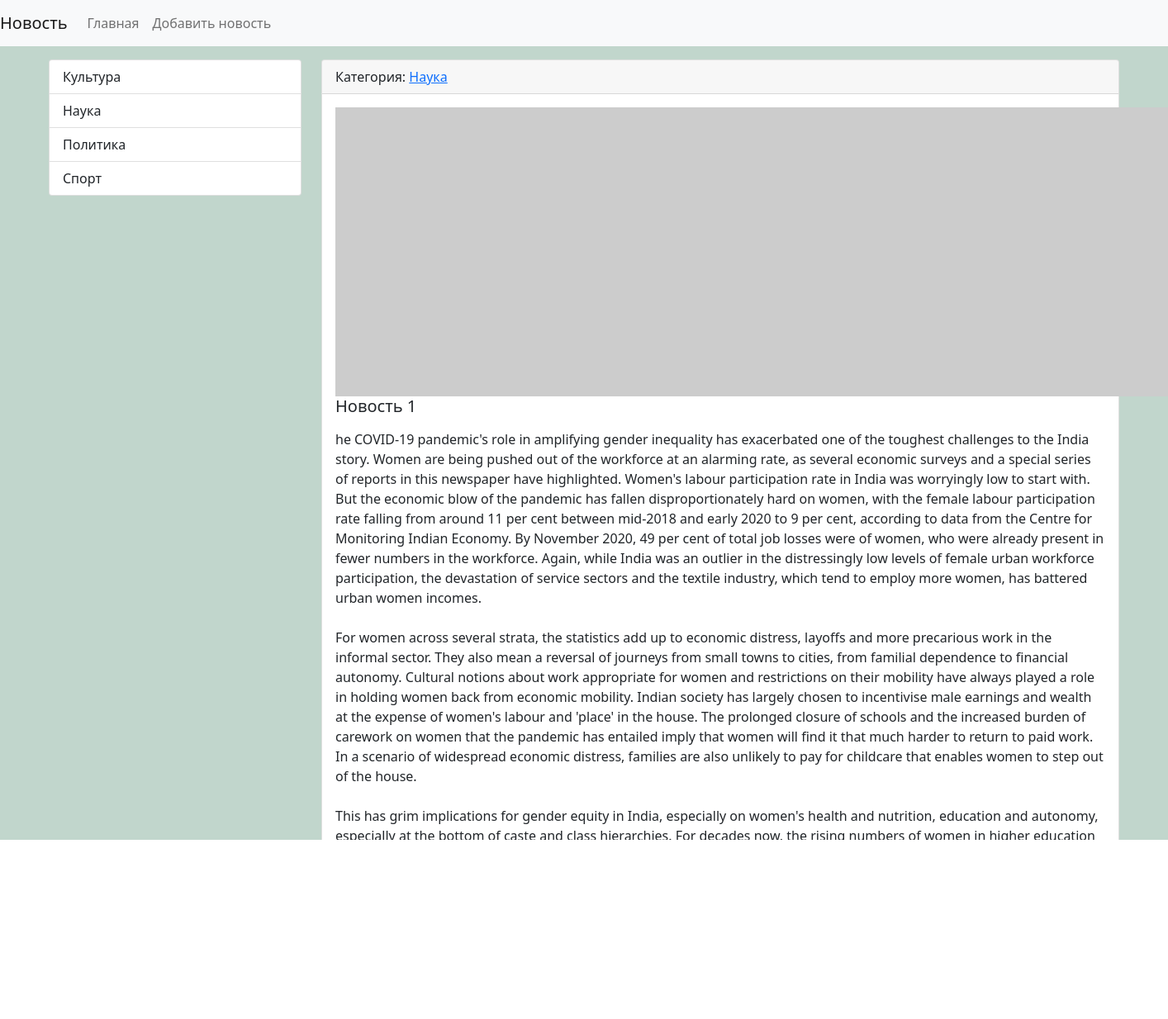
The page /news/1/ on the database its author committed.
### news/models.py (models this page shows, shortened)
class Category (models.Model):
    title = models.CharField(max_length=150, db_index=True, verbose_name='Наименование категории')
    def __str__(self):
        return self.title
    def get_absolute_url(self):#url тег только в пайтон файлов
        return reverse('category', kwargs={'category_id': self.pk})
    class Meta:
        verbose_name = 'Категория'  # вербозу_нейм можно и в apps.py использовать
        verbose_name_plural = 'Категории'
        ordering = ['title']

class News(models.Model):
    title = models.CharField(max_length=150, verbose_name='Наименование')
    content = models.TextField(blank=True, verbose_name='Контент')#blank-значит может быть пустым
    created_at = models.DateTimeField(auto_now_add=True, verbose_name='Дата публикации')
    updated_at = models.DateTimeField(auto_now=True, verbose_name='Обновлено')
    photo = models.ImageField(upload_to='photos/%y/%m/%d', verbose_name='Фото', blank=True)# автоматом видет даты
    is_published = models.BooleanField(default=True, verbose_name='Опубликовано')
    category = models.ForeignKey(Category, on_delete=models.PROTECT, null=True, verbose_name='Категория')#связал с ктегорией ниже ,если бы класс категории был бы ниже,то 'Category' в кавычки
    class Meta:
        verbose_name = 'Новость'# вербозу_нейм можно и в apps.py использовать
        verbose_name_plural ='Новости'
        ordering = ['created_at']#Порядок сортировки для всего

### news/views.py (the view)
# urls.py: path('news/<int:news_id>/', view_news, name='view_news'),
def view_news(request, news_id):
    news_item = News.objects.get(pk=news_id)
    return render(request, 'news/view_news.html', {'news_item': news_item})

### news/templatetags/news_tags.py (called while the page is built)
@register.simple_tag()# создается тег {%get_categories%} только со словарем
def get_categories():
    return Category.objects.all()

### news/templates/news/view_news.html (shortened to what this page needs)
{% extends 'base.html' %}
{% block sidebar %}
{% include 'inc/_sidebar.html' %}
{% endblock %}
{% block content %}
<div class="card mb-3">
    <div class="card-header">
        Категория: <a href="{{ news_item.category.get_absolute_url }}">{{ news_item.category }}</a>
    </div>
    <div class="card-body">
        <div class="media">
            {% if item.photo %}
            <img src="{{ news_item.photo.url }}" alt="" width="350" class="mr-3">
            {% else %}
            <img src="https://picsum.photos/id/1060/350/235/?blur=2" alt="" class="mr-3">
            {% endif %}
            <div class="media-body">
                <h5 class="card-title">{{ news_item.title }}</h5>
                <p class="card-text">{{ news_item.content|safe|linebreaks }}</p>
            </div>
        </div>
    </div>
    <div class="card-footer text-muted">
    </div>
</div>
{% endblock %}

### templates/inc/_sidebar.html (shortened to what this page needs)
{% load news_tags %}
<div class="list-group">
    {% get_categories as categories %}
    {% for item in categories %}
        <a href="{% url 'category' item.pk %}" class="list-group-item list-group-item-action">{{ item.title }}</a>
        {% endfor %}
</div>

### mysite/static/css/style.css (style rules this page uses)
body { background-color: #c1d6cc; }

### rows shown on the page
Category: title "Культура"
Category: title "Наука"
Category: title "Политика"
Category: title "Спорт"
News: category "Наука", title "Новость 1", content "he COVID-19 pandemic's role in amplifying gender inequality has exacerbated one of the toughest challenges to the India story. Women are being pushed out of the workforce at an alarming rate, as several economic surveys and a special series of reports in this newspaper have highlighted. Women's labour participation rate in India was worryingly low to start with. But the economic blow of the pandemic has fallen disproportionately hard on women, with the female labour participation rate falling from around 11 per cent between mid-2018 and early 2020 to 9 per cent, according to data from the Centre for Monitoring Indian Economy. By November 2020, 49 per cent of total job losses were of women,…"
